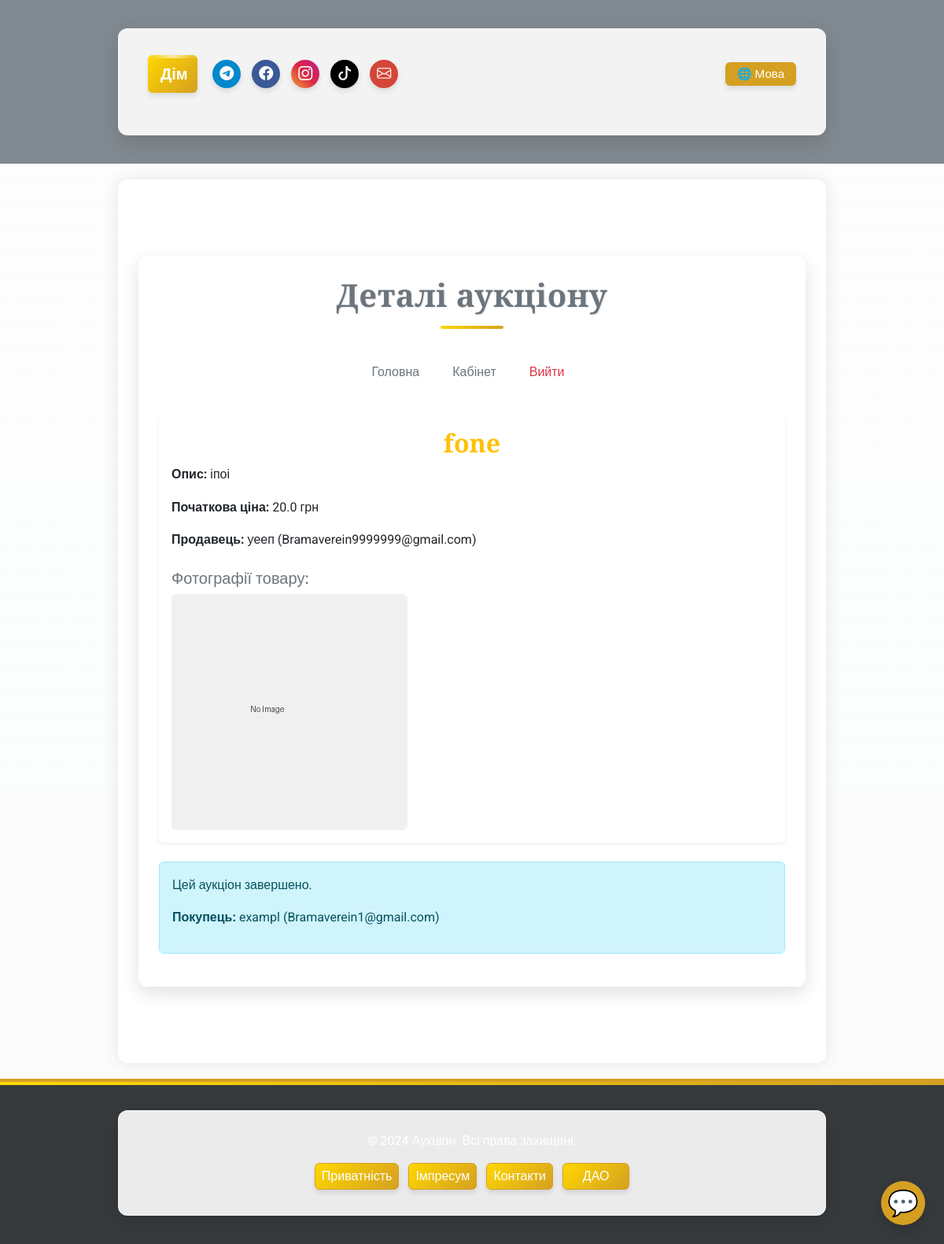
The app's page /auction/41 with its own data.
### app/models/auction.py (models this page shows, shortened)
class Auction(db.Model):
    __tablename__ = 'auctions'
    id = db.Column(db.Integer, primary_key=True)
    title = db.Column(db.String(255), nullable=False)
    description = db.Column(db.Text, nullable=False)
    starting_price = db.Column(db.Float, nullable=False)
    current_price = db.Column(db.Float, nullable=False)
    seller_id = db.Column(db.Integer, db.ForeignKey('users.id'), nullable=False)
    total_participants = db.Column(db.Integer, default=0, nullable=False)
    is_active = db.Column(db.Boolean, default=True, nullable=False)
    winner_id = db.Column(db.Integer, db.ForeignKey('users.id'), nullable=True)
    total_earnings = db.Column(db.Float, default=0.0, nullable=False)
    created_at = db.Column(db.DateTime, default=db.func.now(), nullable=False)
    updated_at = db.Column(db.DateTime, default=db.func.now(), onupdate=db.func.now(), nullable=False)
    photos = db.Column(JSON, default=list)  # Поле для зберігання шляхів до фото у форматі JSON
    is_confirmed = db.Column(db.Boolean, default=False, nullable=False)  # Чи підтверджено отримання товару
    main_photo_idx = db.Column(db.Integer, default=0)  # Індекс головного фото
    participants = relationship(
        'AuctionParticipant', back_populates='auction', cascade='all, delete-orphan', lazy='dynamic'
    )
    def get_safe_photo(self, index=None):
        import os
        from flask import current_app
        fallback_image = 'images/default/no-image.png'
        if index is not None and self.photos and 0 <= index < len(self.photos):
            photo_path = self.photos[index]
        elif self.photos and 0 <= (self.main_photo_idx or 0) < len(self.photos):
            photo_path = self.photos[self.main_photo_idx or 0]
        elif self.photos and len(self.photos) > 0:
            photo_path = self.photos[0]
        else:
            return fallback_image
        full_path = os.path.join(current_app.static_folder, photo_path)
        if os.path.isfile(full_path):
            return photo_path
        else:
            print(f"Warning: Image file not found: {photo_path}")
            return fallback_image

### app/models/user.py (models this page shows, shortened)
class User(UserMixin, db.Model):
    __tablename__ = 'users'
    id = db.Column(db.Integer, primary_key=True)
    username = db.Column(db.String(80), nullable=False, unique=True)
    email = db.Column(db.String(120), nullable=False, unique=True)
    password_hash = db.Column(db.String(128), nullable=False)
    balance = db.Column(db.Float, default=0.0)
    platform_balance = db.Column(db.Float, default=0.0)  # Баланс платформи
    user_type = db.Column(db.String(10), nullable=False)  # "buyer", "seller", "admin"
    is_admin = db.Column(db.Boolean, default=False)  # Поле для адміністратора
    wallet_address = db.Column(db.String(42), nullable=True)  # Адреса криптогаманця
    verification_document = db.Column(db.String(255))
    is_verified = db.Column(Boolean, default=False)
    company_name = db.Column(db.String(255))
    tax_id = db.Column(db.String(64))
    language = db.Column(db.String(5), default='ua')  # 'ua', 'en', 'de'    # Зв'язки
    auctions_created = db.relationship('Auction', foreign_keys='Auction.seller_id', backref='seller', lazy=True)
    auctions_won = db.relationship('Auction', foreign_keys='Auction.winner_id', backref='winner', lazy=True)
    auction_participations = db.relationship('AuctionParticipant', back_populates='user', lazy=True)

### app/routes/auction_routes.py (the view, shortened to what this page needs)
@auction_bp.route('/<int:auction_id>', methods=['GET', 'POST'])
def auction_detail(auction_id):
    lang = session.get('lang', 'ua')
    try:
        auction = Auction.query.get_or_404(auction_id)
    except Exception as e:
        print(f"Error fetching auction with ID {auction_id}: {e}")
        flash(get_message('auction_not_found', lang), 'error')
        return redirect(url_for('main.index'))
    if lang == 'en':
        return render_template('auctions/auction_detail_en.html', auction=auction, lang=lang, ui_text=ui_text)
    elif lang == 'de':
        return render_template('auctions/auction_detail_de.html', auction=auction, lang=lang, ui_text=ui_text)
    return render_template('auctions/auction_detail.html', auction=auction, lang=lang, ui_text=ui_text)

### app/utils/i18n_ui.py (called while the page is built)
def ui_text(key, lang):
    return ui_translations.get(key, {}).get(lang, ui_translations.get(key, {}).get('ua', key))

### app/templates/auctions/auction_detail.html (shortened to what this page needs)
{% extends "base.html" %}
{% block content %}
<div class="container my-5">
    <div class="text-center mb-4">
        <h1 class="text-secondary fw-bold">Деталі аукціону</h1>
    </div>
    <nav class="mb-4">
        <ul class="nav justify-content-center">
            <li class="nav-item">
                <a class="nav-link text-secondary" href="/">Головна</a>
            </li>
            <li class="nav-item">
                <a class="nav-link text-secondary" href="/user/buyer/{{ current_user.email }}">Кабінет</a>
            </li>
            <li class="nav-item">
                <a class="nav-link text-danger" href="/auth/logout">Вийти</a>
            </li>
        </ul>
    </nav>
    <div class="card shadow-sm border-0">
        <div class="card-body">
            <h2 class="card-title text-warning fw-bold">{{ auction.title }}</h2>
            <p class="card-text"><strong>Опис:</strong> {{ auction.description }}</p>
            <p class="card-text"><strong>Початкова ціна:</strong> {{ auction.starting_price }} грн</p>
            <p class="card-text"><strong>Продавець:</strong> {{ auction.seller.username }} ({{ auction.seller.email }})
            </p>
            {% if auction.photos and auction.photos|length > 1 %}
            <div class="mt-4">
                <h5 class="text-secondary">Фотографії товару:</h5>
                <div id="auctionDetailCarousel-{{ auction.id }}" class="carousel slide" data-bs-ride="carousel">
                  <div class="carousel-inner">
                    {% for photo in auction.photos %}
                    <div class="carousel-item {% if loop.index0 == (auction.main_photo_idx or 0) %}active{% endif %}">
                      <img src="{{ url_for('static', filename=auction.get_safe_photo(loop.index0)) }}" class="d-block w-100 rounded" alt="Фото товару" style="max-height:350px;object-fit:contain;">
                    </div>
                    {% endfor %}
                  </div>
                  <button class="carousel-control-prev" type="button" data-bs-target="#auctionDetailCarousel-{{ auction.id }}" data-bs-slide="prev">
                    <span class="carousel-control-prev-icon" aria-hidden="true"></span>
                    <span class="visually-hidden">Попереднє</span>
                  </button>
                  <button class="carousel-control-next" type="button" data-bs-target="#auctionDetailCarousel-{{ auction.id }}" data-bs-slide="next">
                    <span class="carousel-control-next-icon" aria-hidden="true"></span>
                    <span class="visually-hidden">Наступне</span>
                  </button>
                </div>
            </div>
            {% elif auction.photos %}
            <div class="mt-4">
                <h5 class="text-secondary">Фотографії товару:</h5>
                <img src="{{ url_for('static', filename=auction.get_safe_photo()) }}" class="img-fluid rounded" alt="Фото товару" style="max-height:350px;object-fit:contain;">
            </div>
            {% endif %}
        </div>
    </div>
    <div class="mt-4">
        {% if auction.is_active %}
        <form id="participate-form" method="POST" class="mb-4">
            <div class="mb-3">
                <p><strong>Ціна за участь:</strong> {{ auction.starting_price * 0.01 }} грн</p>
            </div>
            <button type="submit" class="btn btn-warning w-100">Взяти участь</button>
        </form>
        <button id="view-details-btn" class="btn btn-info w-100">
            Переглянути поточну ціну (<span id="view-price-btn-amount">1.00</span> €)
            <span id="discount-badge" class="badge bg-success ms-2" style="display:none;"></span>
        </button>
        <form id="close-auction-form" method="POST"
            action="{{ url_for('user.close_auction', auction_id=auction.id) }}">
            <button type="submit" class="btn btn-danger w-100 mt-3">Закрити аукціон</button>
        </form>
        {% else %}
        <div class="alert alert-info mt-3">
            <p>Цей аукціон завершено.</p>
            <p><strong>Покупець:</strong> {{ auction.winner.username }} ({{ auction.winner.email }})</p>
        </div>
        {% endif %}
    </div>
</div>
{% endblock %}

### app/static/css/custom.css (style rules this page uses)
:root { --main-bg: transparent; --main-color: #d5a021; --secondary-color: #a47449; --neutral-gray: #6c757d; --text-color: #3d3d3d; --accent-blue: #3772ff; --accent-green: #2fb380; --accent-red: #e63946; --accent-purple: #6246ea; --dark-bg: #2b2d42; --dark-secondary: #444857; --dark-text: #edf2f4; --gold-gradient: linear-gradient(135deg, #ffd700, #d5a021); --purple-gradient: linear-gradient(135deg, #6246ea, #a36ae8); --blue-gradient: linear-gradient(135deg, #3772ff, #4da6ff); --card-shadow: 0 8px 24px rgba(0, 0, 0, 0.12); --hover-shadow: 0 12px 28px rgba(0, 0, 0, 0.2); --button-shadow: 0 4px 6px rgba(0, 0, 0, 0.1); --transition-fast: 0.2s ease; --transition-normal: 0.3s ease; --transition-slow: 0.5s ease; }
body { font-family: 'Roboto', sans-serif; background-color: transparent; color: var(--text-color); margin: 0; padding: 0; line-height: 1.6; overflow-x: hidden; transition: background-color var(--transition-normal); position: relative; }
h1, h2, h3 { font-family: 'Playfair Display', serif; color: var(--main-color); text-align: center; margin-bottom: 20px; position: relative; overflow: hidden; }
h1 { font-weight: 700; letter-spacing: 0.5px; text-shadow: 1px 1px 2px rgba(0, 0, 0, 0.1); }
h1:after { content: ''; display: block; width: 80px; height: 4px; background: var(--gold-gradient); margin: 15px auto 0; border-radius: 2px; transition: width var(--transition-normal); }
.container { max-width: 900px; margin: 20px auto; padding: 25px; background-color: rgba(255, 255, 255, 0.9); border: 1px solid rgba(255, 255, 255, 0.7); border-radius: 12px; box-shadow: var(--card-shadow); transition: transform var(--transition-normal), box-shadow var(--transition-normal); backdrop-filter: blur(10px); }
a { color: var(--main-color); text-decoration: none; position: relative; transition: color var(--transition-fast); }
a:not(.btn):after { content: ''; position: absolute; width: 0; height: 2px; bottom: -2px; left: 0; background: var(--gold-gradient); transition: width var(--transition-normal); }
nav { padding: 10px 0; margin-bottom: 20px; }
nav a { padding: 10px 15px; display: inline-block; border-radius: 6px; margin-right: 10px; background-color: var(--main-color); color: #fff; transition: all var(--transition-normal); position: relative; overflow: hidden; }
nav a::before { content: ''; position: absolute; top: 0; left: -100%; width: 100%; height: 100%; background: linear-gradient( 90deg, rgba(255, 255, 255, 0) 0%, rgba(255, 255, 255, 0.2) 50%, rgba(255, 255, 255, 0) 100% ); transition: left 0.7s; }

### records on screen
Auction: title "fone", description "іпоі", starting_price "20.0"
User: seller.username "уееп", seller.email "Bramaverein9999999@gmail.com"
User: winner.username "exampl", winner.email "Bramaverein1@gmail.com"

### other values on screen
{{ ui_text('home', lang) }} "Дім"
{{ ui_text('language', lang) }} "Мова"
{{ ui_text('app_name', lang) }} "Аукціон"
{{ ui_text('rights_reserved', lang) }} "Всі права захищені."
{{ ui_text('privacy_policy', lang) }} "Приватність"
{{ ui_text('impressum', lang) }} "Імпресум"
{{ ui_text('contacts', lang) }} "Контакти"
{{ ui_text('dao', lang) }} "ДАО"
